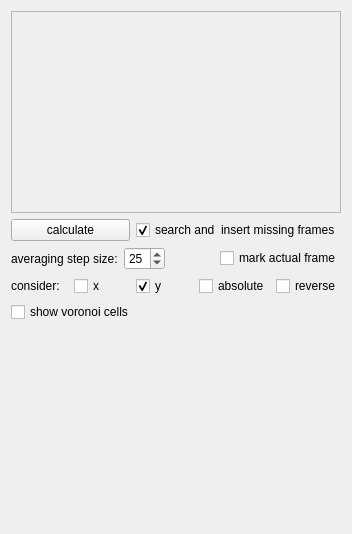
         <widget class="QWidget" name="scrollAreaWidgetContents_4">
          <property name="geometry">
           <rect>
            <x>0</x>
            <y>0</y>
            <width>352</width>
            <height>534</height>
           </rect>
          </property>
          <layout class="QVBoxLayout" name="verticalLayout_18">
           <item>
            <widget class="AnalysePlot" name="analysePlot">
             <property name="sizePolicy">
              <sizepolicy hsizetype="Expanding" vsizetype="Expanding">
               <horstretch>0</horstretch>
               <verstretch>0</verstretch>
              </sizepolicy>
             </property>
             <property name="maximumSize">
              <size>
               <width>16777215</width>
               <height>400</height>
              </size>
             </property>
             <property name="frameShape">
              <enum>QFrame::StyledPanel</enum>
             </property>
             <property name="frameShadow">
              <enum>QFrame::Raised</enum>
             </property>
            </widget>
           </item>
           <item>
            <layout class="QHBoxLayout">
             <item>
              <widget class="QPushButton" name="anaCalculate">
               <property name="text">
                <string>calculate</string>
               </property>
              </widget>
             </item>
             <item>
              <widget class="QCheckBox" name="anaMissingFrames">
               <property name="text">
                <string>search and  insert missing frames</string>
               </property>
               <property name="checked">
                <bool>true</bool>
               </property>
              </widget>
             </item>
            </layout>
           </item>
           <item>
            <layout class="QHBoxLayout">
             <item>
              <layout class="QHBoxLayout">
               <item>
                <widget class="QLabel" name="label_21">
                 <property name="text">
                  <string>averaging step size:</string>
                 </property>
                </widget>
               </item>
               <item>
                <widget class="QSpinBox" name="anaStep">
                 <property name="minimum">
                  <number>1</number>
                 </property>
                 <property name="value">
                  <number>25</number>
                 </property>
                </widget>
               </item>
              </layout>
             </item>
             <item>
              <spacer>
               <property name="orientation">
                <enum>Qt::Horizontal</enum>
               </property>
               <property name="sizeHint" stdset="0">
                <size>
                 <width>40</width>
                 <height>20</height>
                </size>
               </property>
              </spacer>
             </item>
             <item>
              <widget class="QCheckBox" name="anaMarkAct">
               <property name="text">
                <string>mark actual frame</string>
               </property>
              </widget>
             </item>
            </layout>
           </item>
           <item>
            <layout class="QHBoxLayout">
             <item>
              <widget class="QLabel" name="label_16">
               <property name="text">
                <string>consider:</string>
               </property>
              </widget>
             </item>
             <item>
              <widget class="QCheckBox" name="anaConsiderX">
               <property name="text">
                <string>x</string>
               </property>
              </widget>
             </item>
             <item>
              <widget class="QCheckBox" name="anaConsiderY">
               <property name="text">
                <string>y</string>
               </property>
               <property name="checked">
                <bool>true</bool>
               </property>
              </widget>
             </item>
             <item>
              <widget class="QCheckBox" name="anaConsiderAbs">
               <property name="text">
                <string>absolute</string>
               </property>
              </widget>
             </item>
             <item>
              <widget class="QCheckBox" name="anaConsiderRev">
               <property name="text">
                <string>reverse</string>
               </property>
              </widget>
             </item>
            </layout>
           </item>
           <item>
            <widget class="QCheckBox" name="showVoronoiCells">
             <property name="text">
              <string>show voronoi cells</string>
             </property>
            </widget>
           </item>
           <item>
            <spacer name="verticalSpacer">
             <property name="orientation">
              <enum>Qt::Vertical</enum>
             </property>
             <property name="sizeHint" stdset="0">
              <size>
               <width>20</width>
               <height>40</height>
              </size>
             </property>
            </spacer>
           </item>
          </layout>
         </widget>
